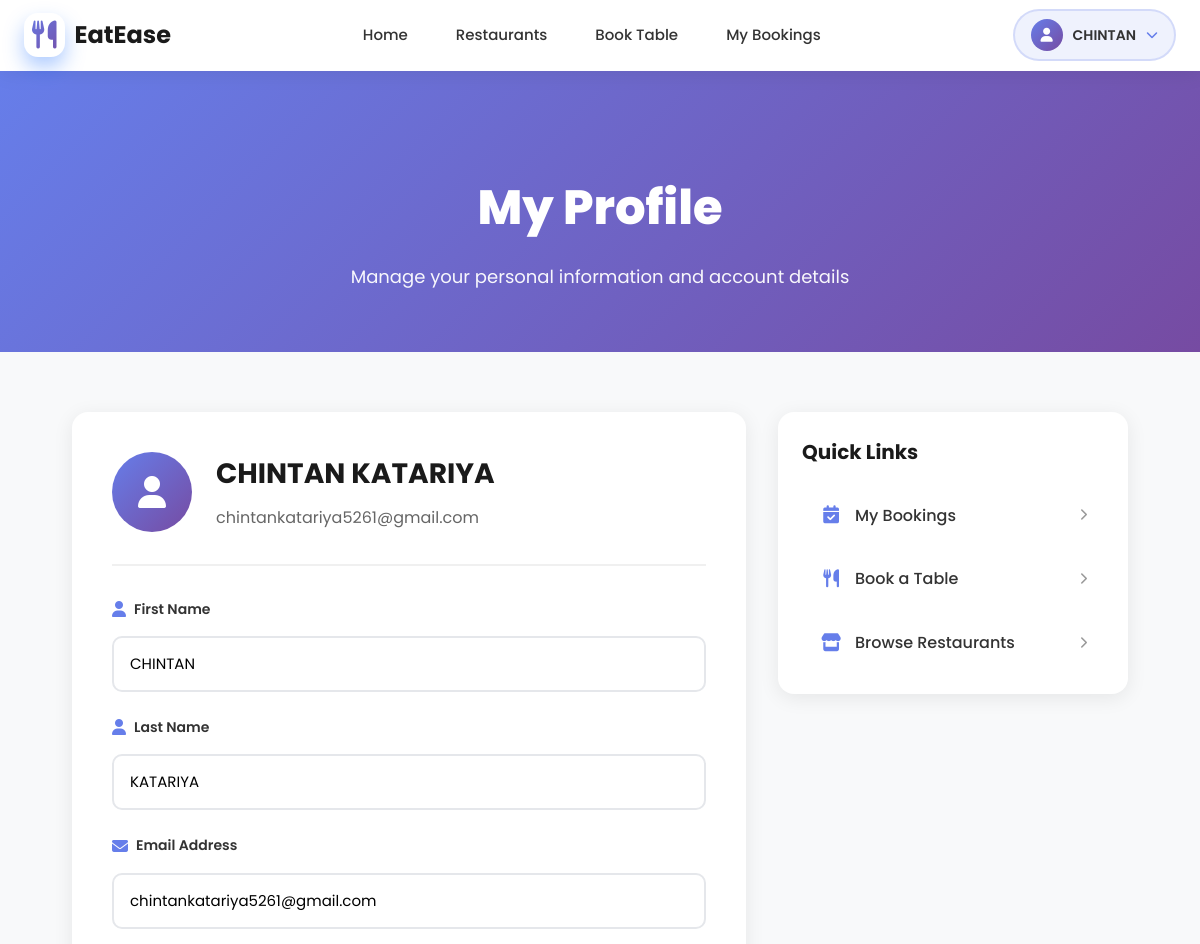
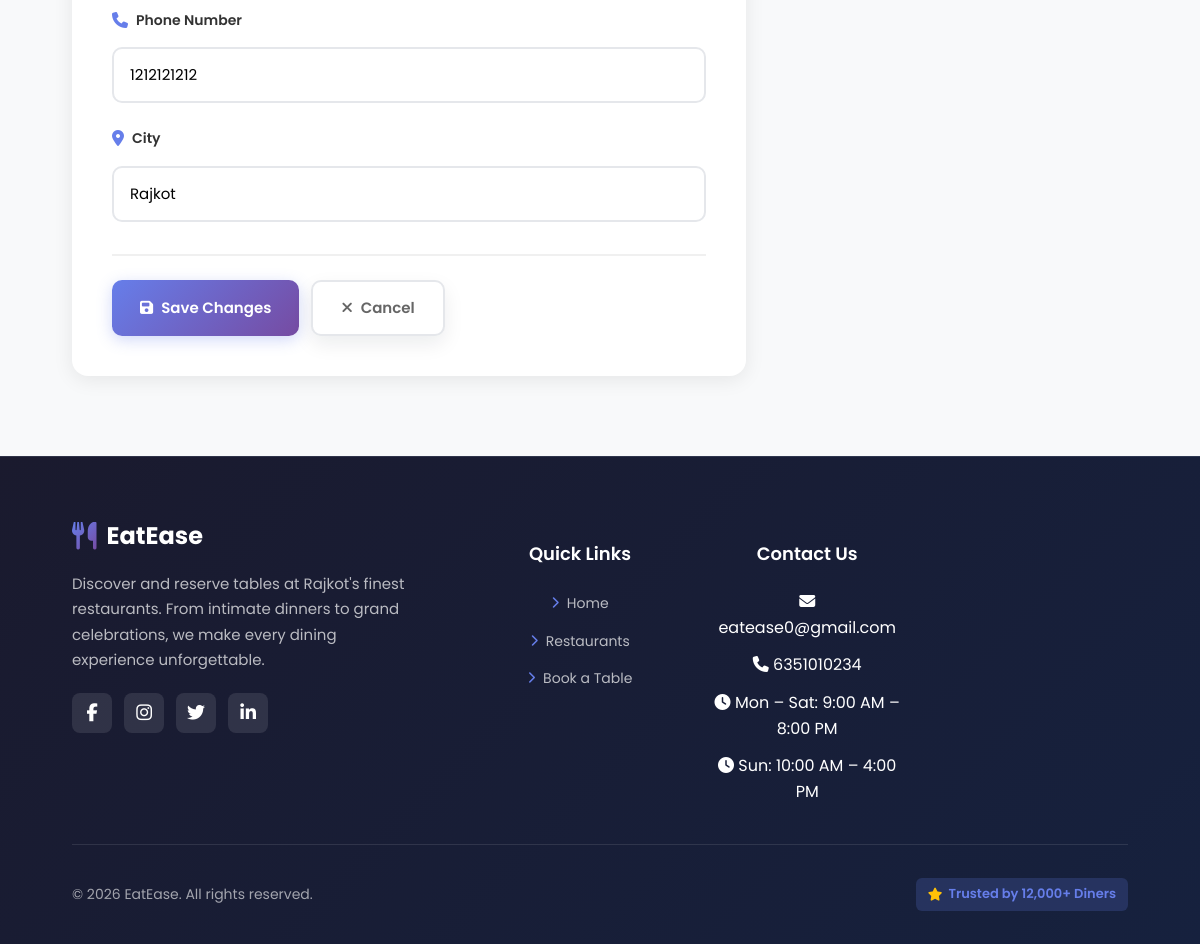
Page /profile/profile.php (signed in) on the committed database (2 pictures, top to bottom).
### tables this page shows
CREATE TABLE `users` (
  `id` int(10) UNSIGNED NOT NULL,
  `email` varchar(190) NOT NULL,
  `first_name` varchar(100) NOT NULL,
  `last_name` varchar(100) NOT NULL,
  `city` varchar(120) NOT NULL,
  `phone` varchar(20) NOT NULL,
  `password_plain` varchar(255) NOT NULL,
  `otp` int(6) DEFAULT NULL,
  `otp_exp` datetime DEFAULT NULL,
  `created_at` datetime NOT NULL DEFAULT current_timestamp(),
  `updated_at` datetime DEFAULT NULL ON UPDATE current_timestamp(),
  `deleted_at` datetime DEFAULT NULL,
  `status` varchar(10) DEFAULT NULL,
  `role` enum('user','restaurant_owner','admin') NOT NULL DEFAULT 'user'
);

### profile/profile.php (the view, shortened to what this page needs)
<?php
include '../includes/header.php';
$user_email = $_SESSION['email'];
$user_query = "SELECT id, email, first_name, last_name, city, phone FROM users WHERE email = ?";
$user_stmt = $mysqli->prepare($user_query);
$user_stmt->bind_param("s", $user_email);
$user_stmt->execute();
$user_result = $user_stmt->get_result();
$user_data = $user_result->fetch_assoc();
?>
<link rel="stylesheet" href="../assets/css/profile.css"/>
<section class="profile-hero">
  <div class="container">
    <div class="profile-hero-content">
      <h1>My Profile</h1>
      <p>Manage your personal information and account details</p>
    </div>
  </div>
</section>
<section class="profile-section">
  <div class="container">
    <div class="profile-container">
      <div class="profile-card">
        <div class="profile-header">
          <div class="profile-avatar-large">
            <i class="fas fa-user"></i>
          </div>
          <div class="profile-info">
            <h2><?php echo htmlspecialchars($user_data['first_name'] . ' ' . $user_data['last_name']); ?></h2>
            <p><?php echo htmlspecialchars($user_data['email']); ?></p>
          </div>
        </div>
        <form method="POST" class="profile-form">
          <div class="form-group">
            <label for="first_name">
              <i class="fas fa-user"></i> First Name
            </label>
            <input
              type="text"
              id="first_name"
              name="first_name"
              value="<?php echo htmlspecialchars($user_data['first_name']); ?>"
              required
              placeholder="Enter your first name"
            >
          </div>
          <div class="form-group">
            <label for="last_name">
              <i class="fas fa-user"></i> Last Name
            </label>
            <input
              type="text"
              id="last_name"
              name="last_name"
              value="<?php echo htmlspecialchars($user_data['last_name']); ?>"
              required
              placeholder="Enter your last name"
            >
          </div>
          <div class="form-group">
            <label for="email">
              <i class="fas fa-envelope"></i> Email Address
            </label>
            <input
              type="email"
              id="email"
              name="email"
              value="<?php echo htmlspecialchars($user_data['email']); ?>"
              required
              placeholder="Enter your email address"
            >
          </div>
          <div class="form-group">
            <label for="phone">
              <i class="fas fa-phone"></i> Phone Number
            </label>
            <input
              type="tel"
              id="phone"
              name="phone"
              value="<?php echo htmlspecialchars($user_data['phone']); ?>"
              required
              maxlength="10"
              pattern="[0-9]{10}"
              placeholder="Enter your 10-digit phone number"
            >
          </div>
          <div class="form-group">
            <label for="city">
              <i class="fas fa-map-marker-alt"></i> City
            </label>
            <input
              type="text"
              id="city"
              name="city"
              value="<?php echo htmlspecialchars($user_data['city']); ?>"
              required
              placeholder="Enter your city"
            >
          </div>
          <div class="form-actions">
            <button type="submit" name="update_profile" class="btn-primary">
              <i class="fas fa-save"></i> Save Changes
            </button>
            <a href="../index.php" class="btn-secondary">
              <i class="fas fa-times"></i> Cancel
            </a>
          </div>
        </form>
      </div>
      <div class="profile-sidebar">
        <div class="sidebar-card">
          <h3>Quick Links</h3>
          <ul class="sidebar-links">
            <li>
              <a href="my-bookings.php">
                <i class="fas fa-calendar-check"></i>
                <span>My Bookings</span>
                <i class="fas fa-chevron-right"></i>
              </a>
            </li>
            <li>
              <a href="../booktable.php">
                <i class="fas fa-utensils"></i>
                <span>Book a Table</span>
                <i class="fas fa-chevron-right"></i>
              </a>
            </li>
            <li>
              <a href="../restaurants.php">
                <i class="fas fa-store"></i>
                <span>Browse Restaurants</span>
                <i class="fas fa-chevron-right"></i>
              </a>
            </li>
          </ul>
        </div>
      </div>
    </div>
  </div>
</section>
<?php include '../includes/footer.php'; ?>

### assets/css/style.css (style rules this page uses)
:root { --brand1:#667eea; --brand2:#764ba2; --brand3:#667eea; --brand4:#764ba2; --bg:#f8f9fa; --text:#1a1a1a; --muted:#666; --white:#fff; --card:#ffffff; --border:rgba(255,255,255,0.4); --shadow:0 4px 20px rgba(0,0,0,.08); }
* { box-sizing:border-box }
html,body { height:100% }
body { margin:0; font-family:'Poppins',system-ui,-apple-system,Segoe UI,Roboto,Ubuntu,'Helvetica Neue',Arial; color:var(--text); background:var(--bg); position:relative; min-height:100%; line-height:1.6; }
body::before { content:''; position:fixed; inset:0; background: radial-gradient(circle at 15% 20%, rgba(102,126,234,.08), transparent 45%), radial-gradient(circle at 80% 0%, rgba(118,75,162,.08), transparent 55%), radial-gradient(circle at 60% 80%, rgba(102,126,234,.06), transparent 60%); pointer-events:none; z-index:-2; }
.container { width:min(1200px,92%);margin:0 auto }
.btn-primary,.btn-secondary,.btn-danger { border:none; cursor:pointer; border-radius:14px; padding:12px 20px; font-weight:600; transition:transform .2s ease, box-shadow .2s ease; }
.btn-primary { background:linear-gradient(120deg,var(--brand1),var(--brand2)); color:#fff; box-shadow:0 10px 30px rgba(255,122,24,.25); }
.btn-secondary { background:rgba(255,255,255,.65); color:var(--brand1); border:1px solid rgba(255,122,24,.3); box-shadow:0 8px 20px rgba(15,23,42,.08); }
.form-group { display:flex; flex-direction:column; gap:8px }
.form-group input,.form-group select,.form-group textarea { padding:12px 12px; border:1px solid #e5e7eb; border-radius:10px; font:inherit; background:#fff }
label { font-weight: 500; color: #2f3e2f; }
.form-group label { display: block; margin-bottom: 8px; font-weight: 600; color: var(--text); }

### assets/css/header.css (style rules this page uses)
.profile-avatar-large { width: 48px; height: 48px; background: linear-gradient(135deg, #667eea 0%, #764ba2 100%); border-radius: 50%; display: flex; align-items: center; justify-content: center; color: white; font-size: 20px; flex-shrink: 0; }
.btn-secondary, .btn-primary { display: inline-flex; align-items: center; gap: 8px; padding: 10px 24px; border-radius: 8px; font-size: 14px; font-weight: 600; text-decoration: none; transition: all 0.3s ease; border: none; cursor: pointer; }
.btn-secondary { background: rgba(102, 126, 234, 0.1); color: #667eea; }
.btn-primary { background: linear-gradient(135deg, #667eea 0%, #764ba2 100%); color: white; box-shadow: 0 4px 15px rgba(102, 126, 234, 0.3); }
body { padding-top: 70px; }
html { scroll-behavior: smooth; }
.container { max-width: 1200px; margin: 0 auto; padding: 0 24px; }

### rows in the picture
users: first_name+last_name "CHINTAN KATARIYA", email "chintankatariya5261@gmail.com", first_name "CHINTAN", last_name "KATARIYA", phone "1212121212", city "Rajkot"

### other values in the picture
explode(' ', $_SESSION['name'])[0] "CHINTAN"
